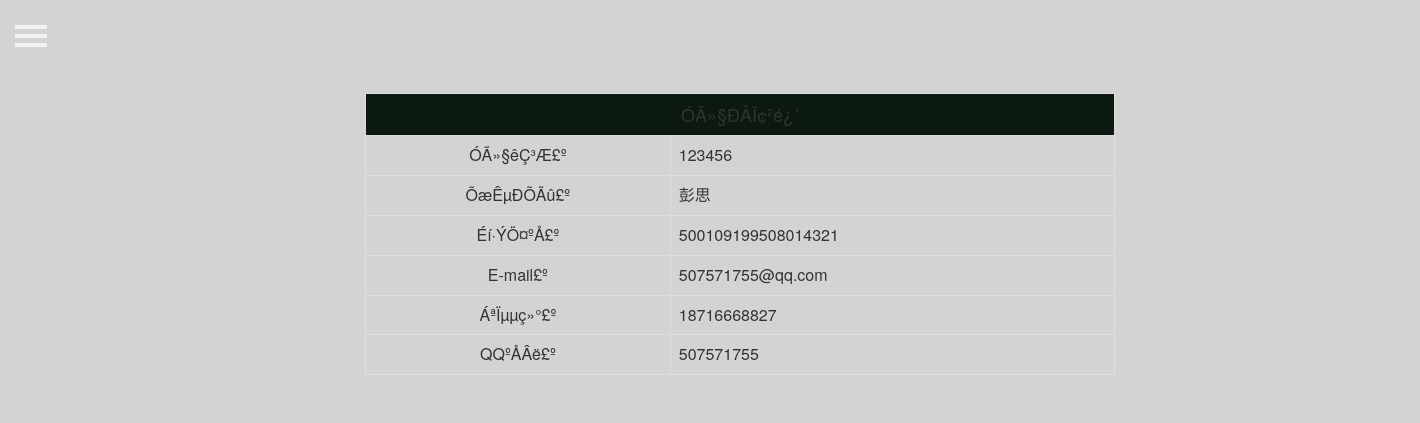
The page /admin/user_view.php?id=6 (signed in) on the database its author committed.
### tables this page shows
CREATE TABLE IF NOT EXISTS `user` (
  `id` int(4) NOT NULL AUTO_INCREMENT,
  `name` varchar(25) DEFAULT NULL,
  `pwd` varchar(50) DEFAULT NULL,
  `dongjie` int(4) DEFAULT NULL,
  `email` varchar(25) DEFAULT NULL,
  `sfzh` varchar(25) DEFAULT NULL,
  `tel` varchar(25) DEFAULT NULL,
  `qq` varchar(25) DEFAULT NULL,
  `dizhi` varchar(100) DEFAULT NULL,
  `youbian` varchar(25) DEFAULT NULL,
  `truename` varchar(25) DEFAULT NULL,
  PRIMARY KEY (`id`)
);

### admin/user_view.php (the view, shortened to what this page needs)
<?php
require("index.php");
?>
<?php
include("../conn.php");
$id=$_GET['id'];
$sql=mysqli_query($conn,"select * from user where id=".$id."");
$data=mysqli_fetch_array($sql);
?>
<div class="container-fluid">
<div class="container">
<div class="row">
	<div class="col-md-8">
<table class="table table-bordered" align="center" style="margin-top: 3%">
 <form name="form1" method="post" action="djyh.php">
  <tr  align="center">
    <td bgcolor="rgba(198,198,198,1.00)" colspan = "2"><font size="+1">ÓÃ»§ÐÅÏ¢²é¿´</font></td>
  </tr>
      <tr>
        <td ><div align="center">ÓÃ»§êÇ³Æ£º</div></td>
        <td ><div align="left"><?php echo $data['name'];?></div></td>
      </tr>
      <tr>
        <td ><div align="center">ÕæÊµÐÕÃû£º</div></td>
        <td ><div align="left"><?php echo $data['truename'];?></div></td>
      </tr>
      <tr>
        <td ><div align="center">Éí·ÝÖ¤ºÅ£º</div></td>
        <td ><div align="left"><?php echo $data['sfzh'];?></div></td>
      </tr>
	  <tr>
        <td ><div align="center">E-mail£º</div></td>
        <td ><div align="left"><?php echo $data['email'];?></div></td>
      </tr>
	  <tr>
        <td><div align="center">ÁªÏµµç»°£º</div></td>
        <td><div align="left"><?php echo $data['tel'];?></div></td>
      </tr>
	  <tr>
        <td ><div align="center">QQºÅÂë£º</div></td>
        <td ><div align="left"><?php echo $data['qq'];?></div></td>
      </tr>
  </form>
</table> </div>	</div>
</div>
</div>
</body>
</html>

### admin/css/style.css (style rules this page uses)
body { position: relative; overflow-x: hidden; }
body, html { height: 100%; background-color: #583e7e; }
body, html { background-color: #583e7e; }

### rows shown on the page
user: name "123456", truename "彭思", sfzh "500109199508014321", email "507571755@qq.com", tel "18716668827", qq "507571755"
